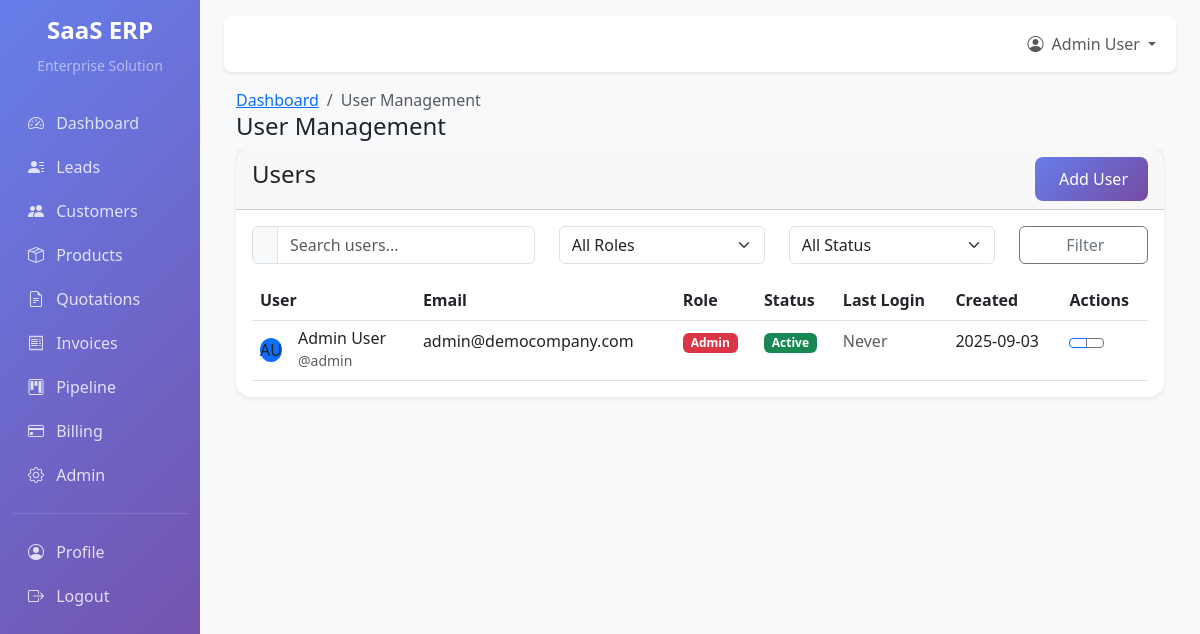
/admin/users (signed in), run on an earlier commit of the app's database.
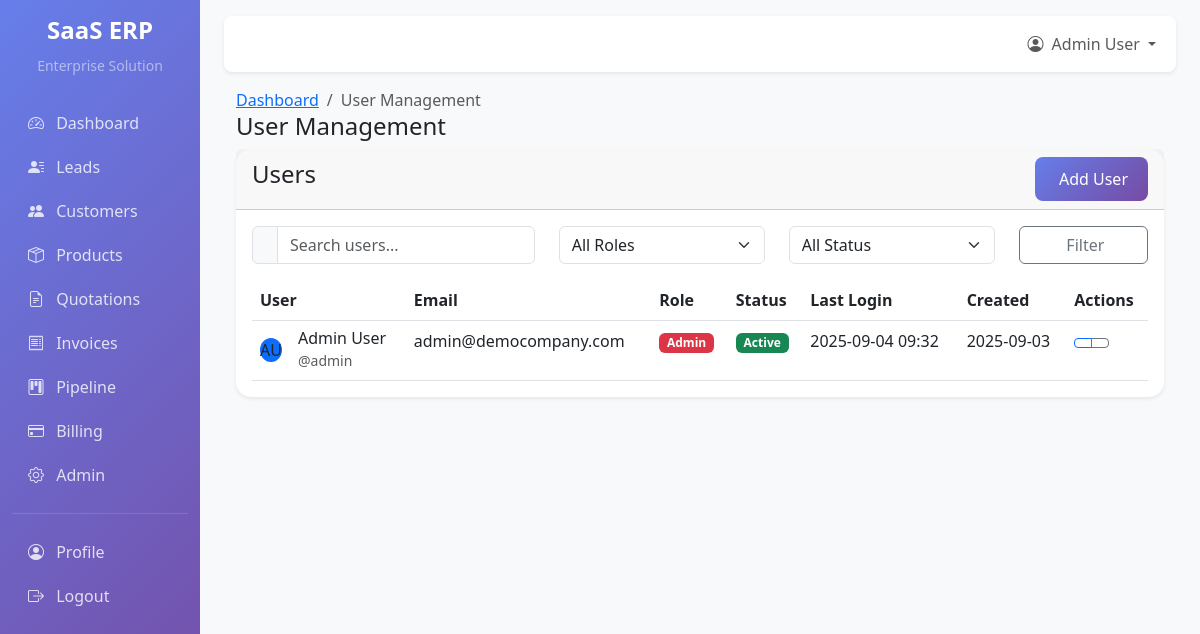
And on a later commit of the database.
### app/models.py (models this page shows, shortened)
class User(UserMixin, db.Model):
    __tablename__ = 'users'
    id = db.Column(db.Integer, primary_key=True)
    company_id = db.Column(db.Integer, db.ForeignKey('companies.id'), nullable=False)
    email = db.Column(db.String(120), unique=True, nullable=False)
    username = db.Column(db.String(80), unique=True, nullable=False)
    first_name = db.Column(db.String(50), nullable=False)
    last_name = db.Column(db.String(50), nullable=False)
    password_hash = db.Column(db.String(255), nullable=False)
    role = db.Column(db.Enum(UserRole), default=UserRole.SALES_EXECUTIVE)
    phone = db.Column(db.String(20))
    avatar_url = db.Column(db.String(500))
    is_active = db.Column(db.Boolean, default=True)
    last_login = db.Column(db.DateTime)
    created_at = db.Column(db.DateTime, default=datetime.utcnow)
    updated_at = db.Column(db.DateTime, default=datetime.utcnow, onupdate=datetime.utcnow)
    leads_assigned = db.relationship('Lead', backref='assigned_to', lazy='dynamic')
    tasks_assigned = db.relationship('Task', backref='assigned_to', lazy='dynamic')
    activities = db.relationship('Activity', backref='user', lazy='dynamic')
    def get_full_name(self):
        return f"{self.first_name} {self.last_name}"

### app/admin.py (the view, shortened to what this page needs)
@admin_bp.route('/users')
@login_required
def users():
    if current_user.role not in [UserRole.ADMIN, UserRole.MANAGER]:
        flash('You do not have permission to access user management.', 'error')
        return redirect(url_for('main.dashboard'))
    company = current_user.company
    page = request.args.get('page', 1, type=int)
    per_page = 20
    search_query = request.args.get('search', '')
    role_filter = request.args.get('role', '')
    status_filter = request.args.get('status', '')
    query = User.query.filter_by(company_id=company.id)
    if role_filter:
        query = query.filter(User.role == role_filter)
    if status_filter:
        if status_filter == 'active':
            query = query.filter(User.is_active == True)
        elif status_filter == 'inactive':
            query = query.filter(User.is_active == False)
    users = query.order_by(User.created_at).paginate(
        page=page, per_page=per_page, error_out=False
    )
    return render_template('admin/users.html',
                         users=users,
                         title='User Management')

### app/auth.py (called while the page is built)
@login_manager.user_loader
def load_user(user_id):
    try:
        user_id_int = int(user_id)
        return User.query.get(user_id_int)
    except (ValueError, TypeError):
        user = User.query.filter_by(username=user_id).first()
        if not user:
            user = User.query.filter_by(email=user_id).first()
        return user

### templates/admin/users.html (shortened to what this page needs)
{% extends "base.html" %}
{% block content %}
<div class="container-fluid">
    <div class="row">
        <div class="col-12">
            <div class="page-title-box">
                <div class="page-title-right">
                    <ol class="breadcrumb m-0">
                        <li class="breadcrumb-item"><a href="{{ url_for('main.dashboard') }}">Dashboard</a></li>
                        <li class="breadcrumb-item active">User Management</li>
                    </ol>
                </div>
                <h4 class="page-title">User Management</h4>
            </div>
        </div>
    </div>
    <div class="row">
        <div class="col-12">
            <div class="card">
                <div class="card-header d-flex justify-content-between align-items-center">
                    <h4 class="header-title">Users</h4>
                    <a href="{{ url_for('admin.new_user') }}" class="btn btn-primary">
                        Add User
                    </a>
                </div>
                <div class="card-body">
                    <div class="row mb-3">
                        <div class="col-md-4">
                            <div class="input-group">
                                <span class="input-group-text">
                                </span>
                                <input type="text" class="form-control" id="searchInput" placeholder="Search users...">
                            </div>
                        </div>
                        <div class="col-md-3">
                            <select class="form-select" id="roleFilter">
                                <option value="">All Roles</option>
                            </select>
                        </div>
                        <div class="col-md-3">
                            <select class="form-select" id="statusFilter">
                                <option value="">All Status</option>
                            </select>
                        </div>
                        <div class="col-md-2">
                            <button class="btn btn-outline-secondary w-100" id="applyFilters">
                                Filter
                            </button>
                        </div>
                    </div>
                    <div class="table-responsive">
                        <table class="table table-centered table-hover mb-0">
                            <thead>
                                <tr>
                                    <th>User</th>
                                    <th>Email</th>
                                    <th>Role</th>
                                    <th>Status</th>
                                    <th>Last Login</th>
                                    <th>Created</th>
                                    <th>Actions</th>
                                </tr>
                            </thead>
                            <tbody>
                                {% for user in users.items %}
                                <tr>
                                    <td>
                                        <div class="d-flex align-items-center">
                                            <div class="avatar-sm me-3">
                                                {% if user.avatar_url %}
                                                    <img src="{{ user.avatar_url }}" class="rounded-circle" alt="Avatar">
                                                {% else %}
                                                    <div class="avatar-title rounded-circle bg-primary">
                                                        {{ user.first_name[0] }}{{ user.last_name[0] }}
                                                    </div>
                                                {% endif %}
                                            </div>
                                            <div>
                                                <h6 class="mb-0">{{ user.get_full_name() }}</h6>
                                                <small class="text-muted">@{{ user.username }}</small>
                                            </div>
                                        </div>
                                    </td>
                                    <td>{{ user.email }}</td>
                                    <td>
                                        <span class="badge bg-{{ 'danger' if user.role.value == 'admin' else 'warning' if user.role.value == 'manager' else 'info' }}">
                                            {{ user.role.value.replace('_', ' ').title() }}
                                        </span>
                                    </td>
                                    <td>
                                        {% if user.is_active %}
                                            <span class="badge bg-success">Active</span>
                                        {% else %}
                                            <span class="badge bg-danger">Inactive</span>
                                        {% endif %}
                                    </td>
                                    <td>
                                        {% if user.last_login %}
                                            {{ user.last_login.strftime('%Y-%m-%d %H:%M') }}
                                        {% else %}
                                            <span class="text-muted">Never</span>
                                        {% endif %}
                                    </td>
                                    <td>{{ user.created_at.strftime('%Y-%m-%d') }}</td>
                                    <td>
                                        <div class="btn-group" role="group">
                                            <a href="{{ url_for('admin.view_user', user_id=user.id) }}"
                                               class="btn btn-sm btn-outline-primary" title="View">
                                            </a>
                                            <a href="{{ url_for('admin.edit_user', user_id=user.id) }}"
                                               class="btn btn-sm btn-outline-secondary" title="Edit">
                                            </a>
                                        </div>
                                    </td>
                                </tr>
                                {% endfor %}
                            </tbody>
                        </table>
                    </div>
                </div>
            </div>
        </div>
    </div>
</div>
{% endblock %}

### templates/base.html (shortened to what this page needs)
<!DOCTYPE html>
<html lang="en">
<head>
    <link href="https://cdn.jsdelivr.net/npm/bootstrap@5.3.0/dist/css/bootstrap.min.css" rel="stylesheet">
    <link href="https://cdn.jsdelivr.net/npm/bootstrap-icons@1.10.0/font/bootstrap-icons.css" rel="stylesheet">
</head>
<body>
    <div class="container-fluid">
        <div class="row">
            <nav class="col-md-3 col-lg-2 d-md-block sidebar collapse">
                <div class="position-sticky pt-3">
                    <div class="text-center mb-4">
                        <h4 class="text-white fw-bold">SaaS ERP</h4>
                        <small class="text-white-50">Enterprise Solution</small>
                    </div>
                    <ul class="nav flex-column">
                        <li class="nav-item">
                            <a class="nav-link" href="{{ url_for('main.dashboard') }}">
                                <i class="bi bi-speedometer2 me-2"></i>
                                Dashboard
                            </a>
                        </li>
                        <li class="nav-item">
                            <a class="nav-link" href="{{ url_for('sales.leads') }}">
                                <i class="bi bi-person-lines-fill me-2"></i>
                                Leads
                            </a>
                        </li>
                        <li class="nav-item">
                            <a class="nav-link" href="{{ url_for('sales.customers') }}">
                                <i class="bi bi-people-fill me-2"></i>
                                Customers
                            </a>
                        </li>
                        <li class="nav-item">
                            <a class="nav-link" href="{{ url_for('sales.products') }}">
                                <i class="bi bi-box-seam me-2"></i>
                                Products
                            </a>
                        </li>
                        <li class="nav-item">
                            <a class="nav-link" href="{{ url_for('sales.quotations') }}">
                                <i class="bi bi-file-earmark-text me-2"></i>
                                Quotations
                            </a>
                        </li>
                        <li class="nav-item">
                            <a class="nav-link" href="{{ url_for('sales.invoices') }}">
                                <i class="bi bi-receipt me-2"></i>
                                Invoices
                            </a>
                        </li>
                        <li class="nav-item">
                            <a class="nav-link" href="{{ url_for('sales.sales_pipeline') }}">
                                <i class="bi bi-kanban me-2"></i>
                                Pipeline
                            </a>
                        </li>
                        <li class="nav-item">
                            <a class="nav-link" href="{{ url_for('billing.subscription') }}">
                                <i class="bi bi-credit-card me-2"></i>
                                Billing
                            </a>
                        </li>
                        {% if current_user.is_authenticated and current_user.role.value == 'admin' %}
                        <li class="nav-item">
                            <a class="nav-link" href="{{ url_for('admin.admin_dashboard') }}">
                                <i class="bi bi-gear me-2"></i>
                                Admin
                            </a>
                        </li>
                        {% endif %}
                    </ul>
                    <hr class="text-white-50">
                    <ul class="nav flex-column">
                        <li class="nav-item">
                            <a class="nav-link" href="{{ url_for('auth.profile') }}">
                                <i class="bi bi-person-circle me-2"></i>
                                Profile
                            </a>
                        </li>
                        <li class="nav-item">
                            <a class="nav-link" href="{{ url_for('auth.logout') }}">
                                <i class="bi bi-box-arrow-right me-2"></i>
                                Logout
                            </a>
                        </li>
                    </ul>
                </div>
            </nav>
            <main class="col-md-9 ms-sm-auto col-lg-10 px-md-4 main-content">
                <nav class="navbar navbar-expand-lg navbar-light bg-white shadow-sm rounded-3 my-3">
                    <div class="container-fluid">
                        <div class="navbar-nav ms-auto">
                            {% if current_user.is_authenticated %}
                            <div class="nav-item dropdown">
                                <a class="nav-link dropdown-toggle" href="#" role="button" data-bs-toggle="dropdown">
                                    <i class="bi bi-person-circle me-1"></i>
                                    {{ current_user.first_name }} {{ current_user.last_name }}
                                </a>
                            </div>
                            {% else %}
                            <a class="nav-link" href="{{ url_for('auth.login') }}">Login</a>
                            {% endif %}
                        </div>
                    </div>
                </nav>
                {% block content %}{% endblock %}
            </main>
        </div>
    </div>
</body>
</html>

### templates/base.html (style rules this page uses)
.sidebar { min-height: 100vh; background: linear-gradient(135deg, #667eea 0%, #764ba2 100%); }
.sidebar .nav-link { color: rgba(255,255,255,0.8); border-radius: 8px; margin: 2px 0; transition: all 0.3s ease; }
.main-content { background-color: #f8f9fa; min-height: 100vh; }
.card { border: none; border-radius: 15px; box-shadow: 0 0.125rem 0.25rem rgba(0, 0, 0, 0.075); transition: all 0.3s ease; }
.btn-primary { background: linear-gradient(135deg, #667eea 0%, #764ba2 100%); border: none; border-radius: 8px; padding: 10px 20px; transition: all 0.3s ease; }

What changed in the data, as far as the page shows it:
changed User "Admin User": last_login (not shown) → "2025-09-04 09:32"; no longer shows "Never"
